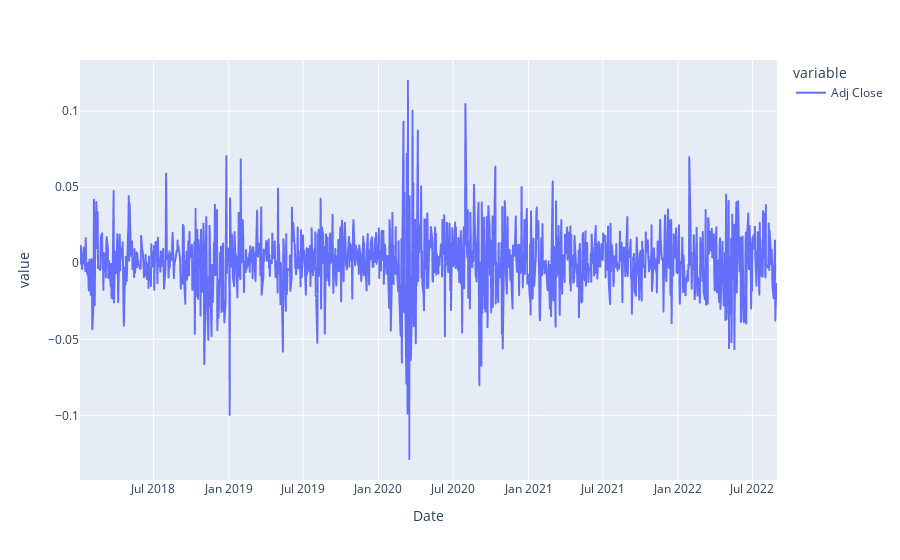

Notebook code cell kept with this figure:
### Code cell
px.line(dailyreturns)

### Figure 1 — Plotly figure (JSON) as saved in the notebook; plotly's stock layout.template omitted (floating-point values rounded to 4 significant figures; data arrays with more than 128 entries replaced by an {"elided": "..."} marker saying what was removed)
{"data": [{"hovertemplate": "variable=Adj Close<br>Date=%{x}<br>value=%{y}<extra></extra>", "legendgroup": "Adj Close", "line": {"color": "#636efa", "dash": "solid"}, "marker": {"symbol": "circle"}, "mode": "lines", "name": "Adj Close", "showlegend": true, "type": "scattergl", "x": {"elided": "1173 str values"}, "xaxis": "x", "y": {"elided": "1173 float values"}, "yaxis": "y"}], "layout": {"legend": {"title": {"text": "variable"}, "tracegroupgap": 0}, "margin": {"t": 60}, "xaxis": {"anchor": "y", "domain": [0, 1], "title": {"text": "Date"}}, "yaxis": {"anchor": "x", "domain": [0, 1], "title": {"text": "value"}}}}
